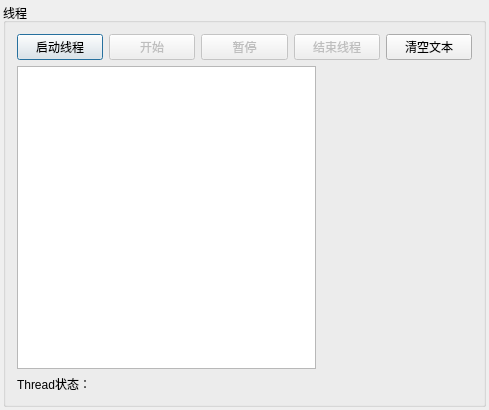
<?xml version="1.0" encoding="UTF-8"?>
<ui version="4.0">
 <class>Dialog</class>
 <widget class="QDialog" name="Dialog">
  <property name="geometry">
   <rect>
    <x>0</x>
    <y>0</y>
    <width>489</width>
    <height>410</height>
   </rect>
  </property>
  <property name="windowTitle">
   <string>多线程，使用信号与主线程通讯</string>
  </property>
  <layout class="QVBoxLayout" name="verticalLayout_2">
   <property name="spacing">
    <number>3</number>
   </property>
   <property name="leftMargin">
    <number>3</number>
   </property>
   <property name="topMargin">
    <number>3</number>
   </property>
   <property name="rightMargin">
    <number>3</number>
   </property>
   <property name="bottomMargin">
    <number>3</number>
   </property>
   <item>
    <widget class="QGroupBox" name="groupBox">
     <property name="title">
      <string>线程</string>
     </property>
     <layout class="QVBoxLayout" name="verticalLayout">
      <item>
       <layout class="QHBoxLayout" name="horizontalLayout">
        <item>
         <widget class="QPushButton" name="btnStartThread">
          <property name="text">
           <string>启动线程</string>
          </property>
         </widget>
        </item>
        <item>
         <widget class="QPushButton" name="btnDiceBegin">
          <property name="enabled">
           <bool>false</bool>
          </property>
          <property name="text">
           <string>开始</string>
          </property>
         </widget>
        </item>
        <item>
         <widget class="QPushButton" name="btnDiceEnd">
          <property name="enabled">
           <bool>false</bool>
          </property>
          <property name="text">
           <string>暂停</string>
          </property>
         </widget>
        </item>
        <item>
         <widget class="QPushButton" name="btnStopThread">
          <property name="enabled">
           <bool>false</bool>
          </property>
          <property name="text">
           <string>结束线程</string>
          </property>
         </widget>
        </item>
        <item>
         <widget class="QPushButton" name="btnClear">
          <property name="text">
           <string>清空文本</string>
          </property>
         </widget>
        </item>
       </layout>
      </item>
      <item>
       <layout class="QHBoxLayout" name="horizontalLayout_3">
        <item>
         <widget class="QPlainTextEdit" name="plainTextEdit"/>
        </item>
        <item>
         <widget class="QLabel" name="LabPic">
          <property name="minimumSize">
           <size>
            <width>150</width>
            <height>0</height>
           </size>
          </property>
          <property name="text">
           <string/>
          </property>
          <property name="pixmap">
           <pixmap>:/mydice/images/d0.jpg</pixmap>
          </property>
         </widget>
        </item>
       </layout>
      </item>
      <item>
       <widget class="QLabel" name="LabA">
        <property name="text">
         <string>Thread状态：</string>
        </property>
       </widget>
      </item>
     </layout>
    </widget>
   </item>
  </layout>
 </widget>
 <layoutdefault spacing="6" margin="11"/>
 <resources/>
 <connections/>
</ui>
